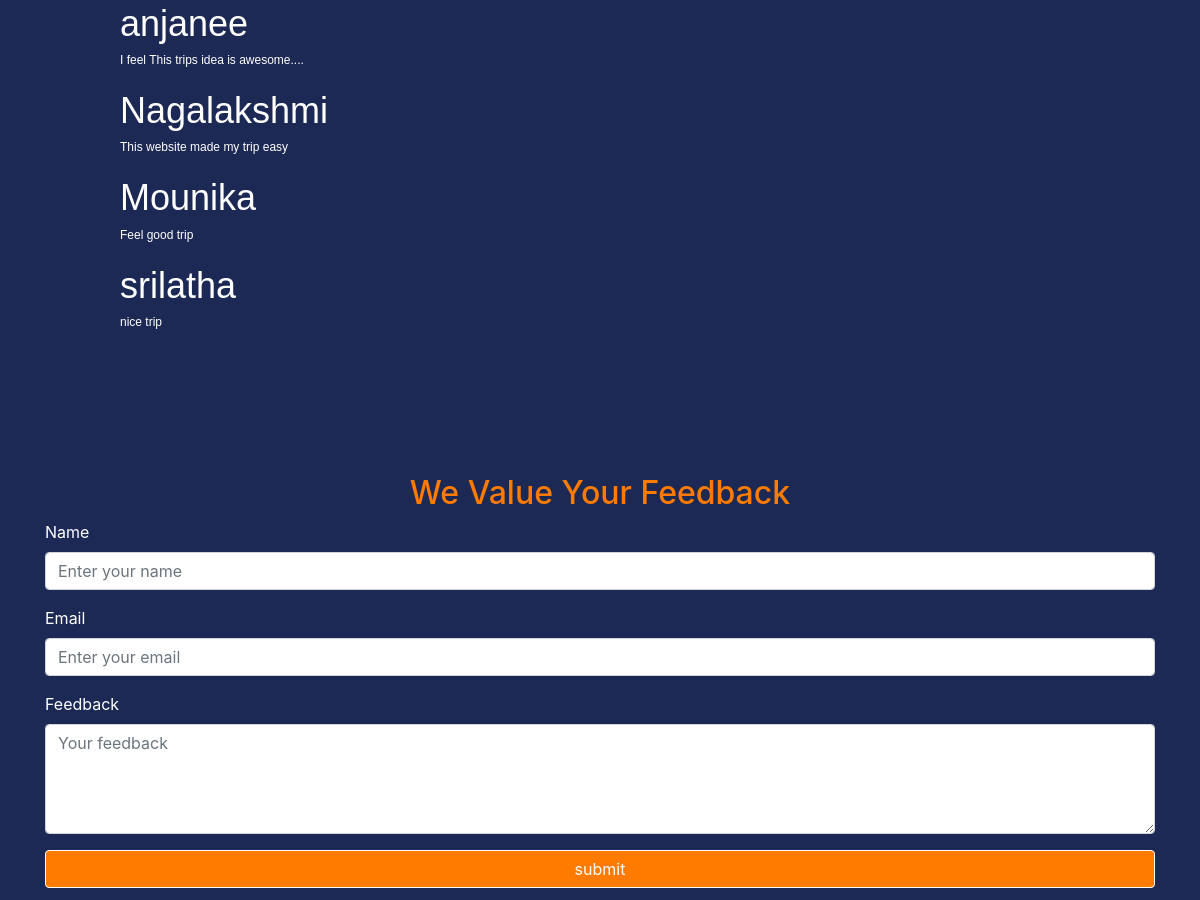
Before: /goa/ (middle part) with the older database file.
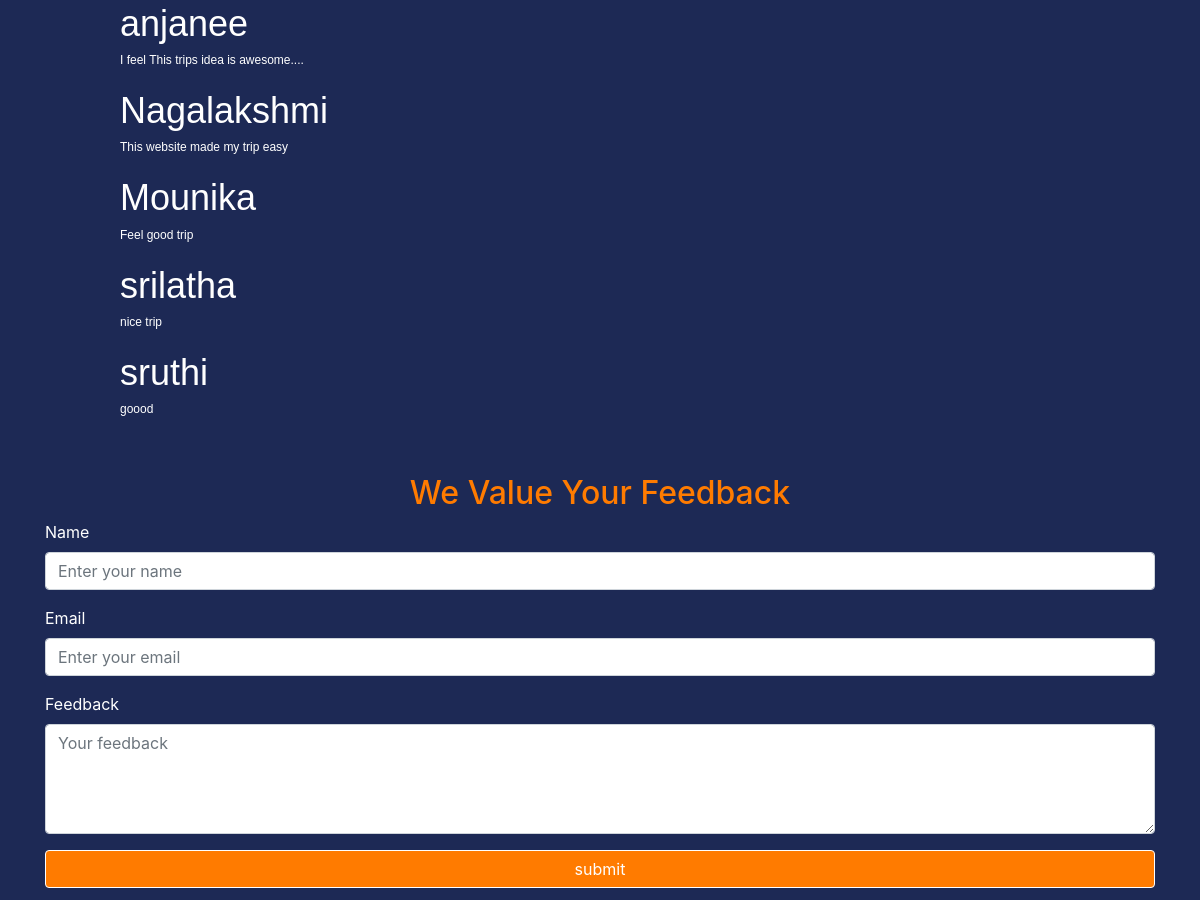
After: the same page with the newer database file.
### app1/models.py (models this page shows)
class feedback(models.Model):
    name=models.CharField(max_length=40)
    email=models.EmailField(max_length=40)
    feedback=models.CharField(max_length=200)

### app1/views.py (the view)
# urls.py: path('goa/',goa, name='goa'),
def goa(request):
    f1 = feedbackForm()
    if request.method == 'POST':
        f1 = feedbackForm(request.POST)
        if f1.is_valid():
            f1.save()
            return redirect('app1:goa')
    F=feedback.objects.all()
    return render(request, 'goa.html', {'form': f1,'form1':F})

### app1/forms.py
class feedbackForm(forms.ModelForm):
    class Meta:
        model=feedback
        fields='__all__'

### template/goa.html (shortened to what this page needs)
{% extends 'base.html' %}
{% load static %}
{% block body %}
<br />
<div style="width: 100%;height:20vh;padding-left: 10%;margin-bottom: 20%;">
 <form action="" method="post" id="form1">
    {% for i in form1 %}
    <div style="margin-right: 5%;margin-bottom: 2%;">
      <h2 style="color: white;font-family: Verdana, Geneva, Tahoma, sans-serif;font-size: 3vw;">{{i.name}}</h2>
      <h4 style="color: white;font-size: 1vw;font-family: Verdana, Geneva, Tahoma, sans-serif;">{{i.feedback}}</h4>
    </div>
    {% endfor %}
  </form>
</div>
<br>
<div class="container mt-5">
  <h2 class="text-center" id="fd_txt">We Value Your Feedback</h2>
  <form method="post">
    <div class="form-group">
      <label for="name">Name</label>
      <input type="text" class="form-control" id="name" placeholder="Enter your name" required name="name" />
    </div>
    <div class="form-group">
      <label for="email">Email</label>
      <input type="email" class="form-control" id="email" placeholder="Enter your email" required name="email" />
    </div>
    <div class="form-group">
      <label for="feedback">Feedback</label>
      <textarea class="form-control" id="feedback" rows="4" placeholder="Your feedback" required
        name="feedback"></textarea>
    </div>
    <input type="submit" class="btn btn-primary btn-block" value="submit">
  </form>
</div>
{% endblock body %}

Changed rows visible on the page:
added feedback: name "sruthi", feedback "goood"
